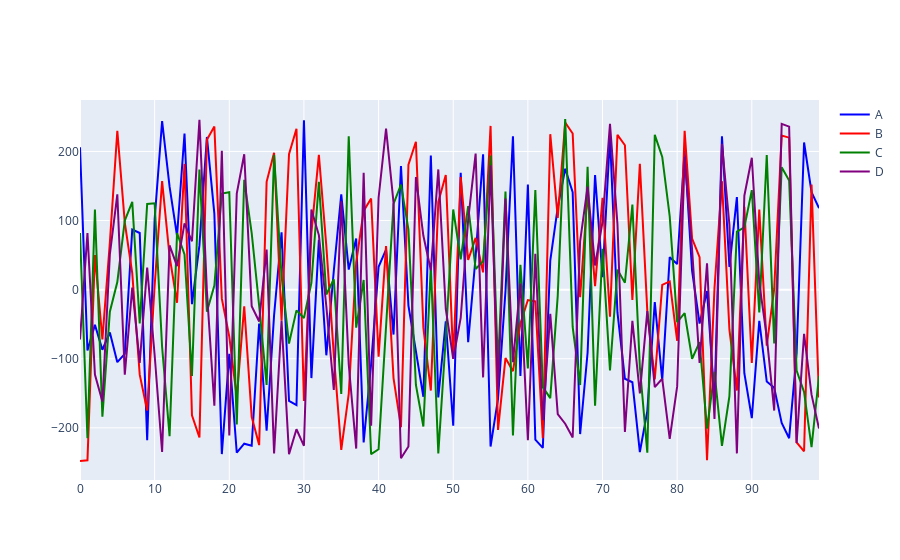

The code cell stored with this chart in its notebook:
### Code cell
# clásico grafico interactivo con iplot()
fig = go.Figure()

# Add traces for each column
fig.add_trace(go.Scatter(y=df['A'], name='A', line=dict(color='blue')))
fig.add_trace(go.Scatter(y=df['B'], name='B', line=dict(color='red')))
fig.add_trace(go.Scatter(y=df['C'], name='C', line=dict(color='green')))
fig.add_trace(go.Scatter(y=df['D'], name='D', line=dict(color='purple')))

iplot(fig)

### Figure 1 — Plotly figure (JSON) as saved in the notebook; plotly's stock layout.template omitted (floating-point values rounded to 4 significant figures)
{"data": [{"line": {"color": "blue"}, "name": "A", "y": [206, -88, -51, -87, -62, -105, -93, 87, 82, -218, 102, 244, 149, 78, 226, -21, 64, 221, 110, -238, -93, -236, -223, -226, -49, -204, -37, 83, -161, -167, 245, -128, 72, -95, 27, 138, 29, 74, -221, -108, 33, 58, -65, 179, -23, -87, -155, 194, -156, -46, -197, 169, -76, 48, 196, -227, -158, -2, 222, -125, 152, -217, -229, 42, 119, 175, 141, -209, -91, 166, 18, 222, -33, -129, -134, -235, -176, -18, -131, 47, 37, 201, 27, -49, -2, -161, 222, 33, 134, -121, -186, -45, -133, -142, -193, -215, -92, 213, 141, 118], "type": "scatter"}, {"line": {"color": "red"}, "name": "B", "y": [-248, -247, 50, -72, 68, 230, 97, 24, -123, -175, 6, 157, 48, -19, 182, -182, -214, 217, 236, -13, -68, -156, -24, -184, -225, 156, 198, -45, 196, 233, -161, 82, 195, 63, -94, -232, -151, 39, 114, 132, -97, 63, -128, -199, 181, 214, -55, -146, 127, 166, -100, 163, 43, 75, 25, 237, -203, -99, -118, -49, -15, -17, -215, 225, 104, 242, 226, -11, 140, 5, 133, -39, 224, 209, -15, 182, -31, -130, 7, 12, -74, 230, 74, 47, -247, 2, 157, -58, -146, 120, -106, 116, -81, 1, 223, 220, -221, -234, 152, -156], "type": "scatter"}, {"line": {"color": "green"}, "name": "C", "y": [82, -215, 116, -184, -32, 11, 100, 127, -49, 124, 125, -83, -212, 82, 51, -125, 174, -32, 6, 139, 141, -195, 159, 82, -23, -138, 195, 20, -78, -30, -41, 10, 156, -7, 15, -151, 222, -55, 14, -238, -231, -56, 124, 152, 87, -138, -198, 34, -237, -70, 116, 44, 121, 30, 41, 194, -111, 142, -211, 36, -114, 144, -141, -157, -9, 247, -54, -138, 178, -168, 59, -117, 29, 10, 123, -112, -236, 224, 192, 106, -47, -34, -100, -76, -201, -119, -226, -154, 84, 90, 144, -33, 195, -78, 177, 158, -117, -148, -228, -125], "type": "scatter"}, {"line": {"color": "purple"}, "name": "D", "y": [-72, 82, -123, -162, 51, 138, -123, 3, -106, 32, -95, -235, 64, 34, 96, 70, 246, -2, -168, 201, -211, 139, 196, -24, -46, 58, -237, -45, -238, -202, -226, 116, 79, -24, -145, 128, -108, -230, 169, -197, 133, 233, 126, -244, -227, 163, 78, 28, 174, -28, -100, -41, 101, 197, -127, 180, -145, 132, -105, 9, -218, 52, -189, -35, -180, -194, -214, 70, 149, 35, 98, 240, 95, -206, -45, -150, -31, -141, -129, -216, -140, 192, 58, -106, 38, -187, 211, 94, -237, 136, 191, 10, -68, -175, 240, 236, -222, -64, -152, -201], "type": "scatter"}], "layout": {}}
